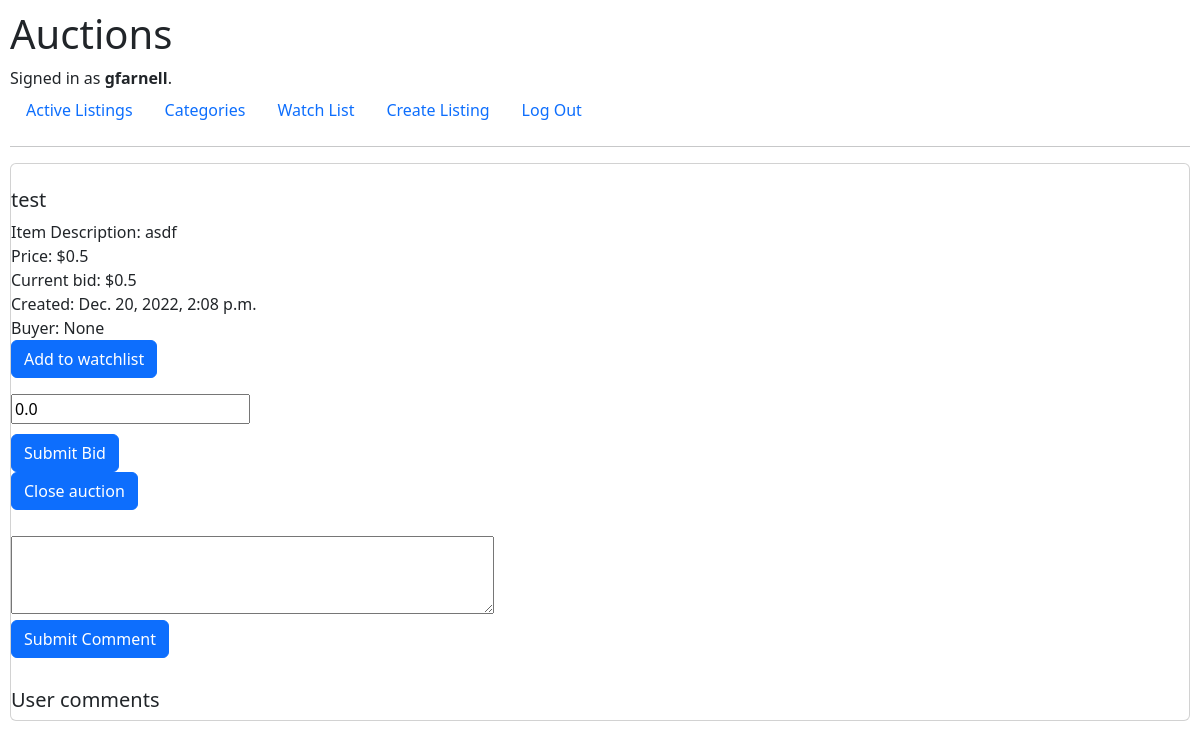
/listings/43 (signed in), run on an earlier commit of the app's database.
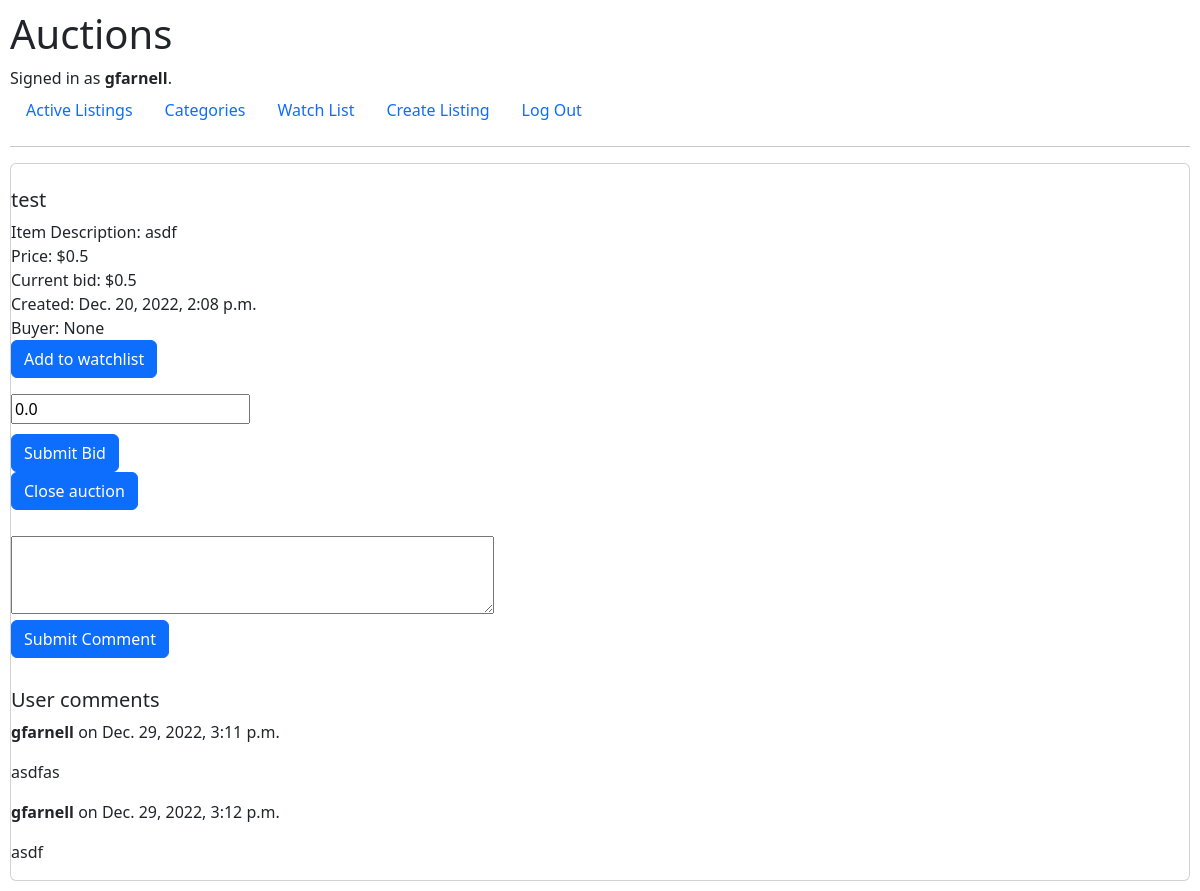
And on a later commit of the database.
### auctions/models.py (models this page shows, shortened)
class Comments(models.Model):
    comment = models.CharField(max_length=100)
    createdDate = models.DateTimeField(auto_now_add=True)
    user = models.ForeignKey(
        User, on_delete=models.CASCADE, related_name="get_user_comments")
    listing = models.ForeignKey(
        Listings, on_delete=models.CASCADE, related_name="get_comments")

class User(AbstractUser):
    pass

### auctions/views.py (the view)
# urls.py: path("listings/<int:listing_id>", views.listings, name="listings"),
@login_required
def listings(request, listing_id):
    commentForm = forms.CommentForm()
    bidForm = forms.BidForm()
    commentsForListing = Comments.objects.filter(
        listing=listing_id)
    user_id = request.user.id
    userName = User.objects.get(id=user_id)
    currentObject = Listings.objects.get(id=listing_id)
    if userName in currentObject.watchers.all():
        print("Watcher is already in the list!")
        watcher = True
    else:
        print("Watcher is not in the list!")
        watcher = False
    returnedBids = Bids.objects.get(auction=listing_id)
    currentBidForContext = returnedBids.currentBid
    listing = Listings.objects.get(id=listing_id)
    return render(request, "auctions/listing.html", {"listing": listing, "commentForm": commentForm, "bidForm": bidForm, "commentsForListing":
                                                     commentsForListing, "watcher": watcher, "currentBidForContext": currentBidForContext})

### auctions/forms.py
class CommentForm(forms.Form):
    text = forms.CharField(
        label='',
        initial='',
        required=True,
        widget=forms.Textarea(attrs={
            'rows': '3',
            'cols': '50'
        }
        )
    )

class BidForm(forms.Form):
    bid = forms.DecimalField(required=True,
                             label='',
                             initial=0.00,
                             widget=forms.NumberInput(attrs={'placeholder': '',
                                                             'min': '0.01',
                                                             'step': '0.01'}))

### auctions/templates/auctions/listing.html (shortened to what this page needs)
{% extends "auctions/layout.html" %}
{% load static %}
{% block body %}
<div class="card">
    <div>
        <ul>
            <li><img src="{{ listing.url}}" alt="" width="" height="" /></li>
            <h5>{{ listing.title}}</h5>
            <li>Item Description: {{ listing.description}}</li>
            <li>Price: ${{ listing.startingBid}}</li>
            <li>Current bid: ${{ currentBidForContext }}</li>
            <li>Created: {{ listing.createdDate}}</li>
            <li>Buyer: {{ listing.buyer}}</li>
            {% if watcher == False %}
            <li><a class="btn btn-primary watchlist" href="{% url 'watchlist' listing.id %}">Add to watchlist</a></li>
            {% endif %}
        </ul>
    </div>
    <div>
        <form action="{% url 'submitBid' listing.id %}" method="post" enctype="multipart/form-data">
            {{bidForm}}
            <input class="btn btn-primary" type="submit" value="Submit Bid">
        </form>
    </div>
    <div>
        <ul> {% if listing.active == True%}
            <li><a class="btn btn-primary watchlist" href="{% url 'closeAuction' listing.id %}">Close auction</a></li>
            {% endif %}
        </ul>
    </div>
    <div>
        <form action="{% url 'saveComment' listing.id %}" method="post" enctype="multipart/form-data">
            {{commentForm}}
            <input class="btn btn-primary" type="submit" value="Submit Comment">
        </form>
    </div>
    <h5 class="UserComments">User comments</h5>
    <div>
        {% for x in commentsForListing %}
        <p> <b>{{x.user}}</b> on {{x.createdDate}}</p>
        <p> {{x.comment}}</p>
        {% endfor %}
    </div>
</div>
{% endblock %}

What changed in the data, as far as the page shows it:
added Comments: user "gfarnell", createdDate "Dec. 29, 2022, 3:11 p.m.", comment "asdfas"
added Comments: user "gfarnell", createdDate "Dec. 29, 2022, 3:12 p.m.", comment "asdf"
